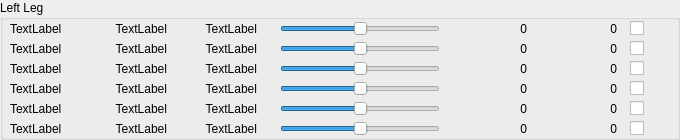
       <widget class="QGroupBox" name="groupBox_5">
        <property name="geometry">
         <rect>
          <x>20</x>
          <y>380</y>
          <width>680</width>
          <height>140</height>
         </rect>
        </property>
        <property name="title">
         <string>Left Leg</string>
        </property>
        <widget class="QLabel" name="jstate_8">
         <property name="geometry">
          <rect>
           <x>100</x>
           <y>20</y>
           <width>67</width>
           <height>17</height>
          </rect>
         </property>
         <property name="text">
          <string>TextLabel</string>
         </property>
         <property name="alignment">
          <set>Qt::AlignRight|Qt::AlignTrailing|Qt::AlignVCenter</set>
         </property>
        </widget>
        <widget class="QSlider" name="jslider_8">
         <property name="geometry">
          <rect>
           <x>280</x>
           <y>20</y>
           <width>160</width>
           <height>17</height>
          </rect>
         </property>
         <property name="minimum">
          <number>-314</number>
         </property>
         <property name="maximum">
          <number>314</number>
         </property>
         <property name="orientation">
          <enum>Qt::Horizontal</enum>
         </property>
        </widget>
        <widget class="QLabel" name="jmax_14">
         <property name="geometry">
          <rect>
           <x>550</x>
           <y>80</y>
           <width>67</width>
           <height>17</height>
          </rect>
         </property>
         <property name="text">
          <string>0</string>
         </property>
         <property name="alignment">
          <set>Qt::AlignRight|Qt::AlignTrailing|Qt::AlignVCenter</set>
         </property>
        </widget>
        <widget class="QLabel" name="jrawstate_18">
         <property name="geometry">
          <rect>
           <x>190</x>
           <y>120</y>
           <width>67</width>
           <height>17</height>
          </rect>
         </property>
         <property name="text">
          <string>TextLabel</string>
         </property>
         <property name="alignment">
          <set>Qt::AlignRight|Qt::AlignTrailing|Qt::AlignVCenter</set>
         </property>
        </widget>
        <widget class="QLabel" name="jmax_16">
         <property name="geometry">
          <rect>
           <x>550</x>
           <y>100</y>
           <width>67</width>
           <height>17</height>
          </rect>
         </property>
         <property name="text">
          <string>0</string>
         </property>
         <property name="alignment">
          <set>Qt::AlignRight|Qt::AlignTrailing|Qt::AlignVCenter</set>
         </property>
        </widget>
        <widget class="QLabel" name="jmin_14">
         <property name="geometry">
          <rect>
           <x>460</x>
           <y>80</y>
           <width>67</width>
           <height>17</height>
          </rect>
         </property>
         <property name="text">
          <string>0</string>
         </property>
         <property name="alignment">
          <set>Qt::AlignRight|Qt::AlignTrailing|Qt::AlignVCenter</set>
         </property>
        </widget>
        <widget class="QLabel" name="jname_16">
         <property name="geometry">
          <rect>
           <x>10</x>
           <y>100</y>
           <width>67</width>
           <height>17</height>
          </rect>
         </property>
         <property name="text">
          <string>TextLabel</string>
         </property>
         <property name="alignment">
          <set>Qt::AlignJustify|Qt::AlignVCenter</set>
         </property>
        </widget>
        <widget class="QLabel" name="jmax_8">
         <property name="geometry">
          <rect>
           <x>550</x>
           <y>20</y>
           <width>67</width>
           <height>17</height>
          </rect>
         </property>
         <property name="text">
          <string>0</string>
         </property>
         <property name="alignment">
          <set>Qt::AlignRight|Qt::AlignTrailing|Qt::AlignVCenter</set>
         </property>
        </widget>
        <widget class="QLabel" name="jname_8">
         <property name="geometry">
          <rect>
           <x>10</x>
           <y>20</y>
           <width>67</width>
           <height>17</height>
          </rect>
         </property>
         <property name="text">
          <string>TextLabel</string>
         </property>
         <property name="alignment">
          <set>Qt::AlignJustify|Qt::AlignVCenter</set>
         </property>
        </widget>
        <widget class="QLabel" name="jstate_12">
         <property name="geometry">
          <rect>
           <x>100</x>
           <y>60</y>
           <width>67</width>
           <height>17</height>
          </rect>
         </property>
         <property name="text">
          <string>TextLabel</string>
         </property>
         <property name="alignment">
          <set>Qt::AlignRight|Qt::AlignTrailing|Qt::AlignVCenter</set>
         </property>
        </widget>
        <widget class="QLabel" name="jrawstate_10">
         <property name="geometry">
          <rect>
           <x>190</x>
           <y>40</y>
           <width>67</width>
           <height>17</height>
          </rect>
         </property>
         <property name="text">
          <string>TextLabel</string>
         </property>
         <property name="alignment">
          <set>Qt::AlignRight|Qt::AlignTrailing|Qt::AlignVCenter</set>
         </property>
        </widget>
        <widget class="QLabel" name="jmax_10">
         <property name="geometry">
          <rect>
           <x>550</x>
           <y>40</y>
           <width>67</width>
           <height>17</height>
          </rect>
         </property>
         <property name="text">
          <string>0</string>
         </property>
         <property name="alignment">
          <set>Qt::AlignRight|Qt::AlignTrailing|Qt::AlignVCenter</set>
         </property>
        </widget>
        <widget class="QLabel" name="jmin_18">
         <property name="geometry">
          <rect>
           <x>460</x>
           <y>120</y>
           <width>67</width>
           <height>17</height>
          </rect>
         </property>
         <property name="text">
          <string>0</string>
         </property>
         <property name="alignment">
          <set>Qt::AlignRight|Qt::AlignTrailing|Qt::AlignVCenter</set>
         </property>
        </widget>
        <widget class="QLabel" name="jrawstate_8">
         <property name="geometry">
          <rect>
           <x>190</x>
           <y>20</y>
           <width>67</width>
           <height>17</height>
          </rect>
         </property>
         <property name="text">
          <string>TextLabel</string>
         </property>
         <property name="alignment">
          <set>Qt::AlignRight|Qt::AlignTrailing|Qt::AlignVCenter</set>
         </property>
        </widget>
        <widget class="QLabel" name="jmin_10">
         <property name="geometry">
          <rect>
           <x>460</x>
           <y>40</y>
           <width>67</width>
           <height>17</height>
          </rect>
         </property>
         <property name="text">
          <string>0</string>
         </property>
         <property name="alignment">
          <set>Qt::AlignRight|Qt::AlignTrailing|Qt::AlignVCenter</set>
         </property>
        </widget>
        <widget class="QLabel" name="jrawstate_16">
         <property name="geometry">
          <rect>
           <x>190</x>
           <y>100</y>
           <width>67</width>
           <height>17</height>
          </rect>
         </property>
         <property name="text">
          <string>TextLabel</string>
         </property>
         <property name="alignment">
          <set>Qt::AlignRight|Qt::AlignTrailing|Qt::AlignVCenter</set>
         </property>
        </widget>
        <widget class="QLabel" name="jrawstate_12">
         <property name="geometry">
          <rect>
           <x>190</x>
           <y>60</y>
           <width>67</width>
           <height>17</height>
          </rect>
         </property>
         <property name="text">
          <string>TextLabel</string>
         </property>
         <property name="alignment">
          <set>Qt::AlignRight|Qt::AlignTrailing|Qt::AlignVCenter</set>
         </property>
        </widget>
        <widget class="QLabel" name="jmin_12">
         <property name="geometry">
          <rect>
           <x>460</x>
           <y>60</y>
           <width>67</width>
           <height>17</height>
          </rect>
         </property>
         <property name="text">
          <string>0</string>
         </property>
         <property name="alignment">
          <set>Qt::AlignRight|Qt::AlignTrailing|Qt::AlignVCenter</set>
         </property>
        </widget>
        <widget class="QLabel" name="jstate_18">
         <property name="geometry">
          <rect>
           <x>100</x>
           <y>120</y>
           <width>67</width>
           <height>17</height>
          </rect>
         </property>
         <property name="text">
          <string>TextLabel</string>
         </property>
         <property name="alignment">
          <set>Qt::AlignRight|Qt::AlignTrailing|Qt::AlignVCenter</set>
         </property>
        </widget>
        <widget class="QLabel" name="jmin_16">
         <property name="geometry">
          <rect>
           <x>460</x>
           <y>100</y>
           <width>67</width>
           <height>17</height>
          </rect>
         </property>
         <property name="text">
          <string>0</string>
         </property>
         <property name="alignment">
          <set>Qt::AlignRight|Qt::AlignTrailing|Qt::AlignVCenter</set>
         </property>
        </widget>
        <widget class="QLabel" name="jrawstate_14">
         <property name="geometry">
          <rect>
           <x>190</x>
           <y>80</y>
           <width>67</width>
           <height>17</height>
          </rect>
         </property>
         <property name="text">
          <string>TextLabel</string>
         </property>
         <property name="alignment">
          <set>Qt::AlignRight|Qt::AlignTrailing|Qt::AlignVCenter</set>
         </property>
        </widget>
        <widget class="QSlider" name="jslider_12">
         <property name="geometry">
          <rect>
           <x>280</x>
           <y>60</y>
           <width>160</width>
           <height>17</height>
          </rect>
         </property>
         <property name="minimum">
          <number>-314</number>
         </property>
         <property name="maximum">
          <number>314</number>
         </property>
         <property name="orientation">
          <enum>Qt::Horizontal</enum>
         </property>
        </widget>
        <widget class="QLabel" name="jmin_8">
         <property name="geometry">
          <rect>
           <x>460</x>
           <y>20</y>
           <width>67</width>
           <height>17</height>
          </rect>
         </property>
         <property name="text">
          <string>0</string>
         </property>
         <property name="alignment">
          <set>Qt::AlignRight|Qt::AlignTrailing|Qt::AlignVCenter</set>
         </property>
        </widget>
        <widget class="QLabel" name="jname_18">
         <property name="geometry">
          <rect>
           <x>10</x>
           <y>120</y>
           <width>67</width>
           <height>17</height>
          </rect>
         </property>
         <property name="text">
          <string>TextLabel</string>
         </property>
         <property name="alignment">
          <set>Qt::AlignJustify|Qt::AlignVCenter</set>
         </property>
        </widget>
        <widget class="QLabel" name="jstate_16">
         <property name="geometry">
          <rect>
           <x>100</x>
           <y>100</y>
           <width>67</width>
           <height>17</height>
          </rect>
         </property>
         <property name="text">
          <string>TextLabel</string>
         </property>
         <property name="alignment">
          <set>Qt::AlignRight|Qt::AlignTrailing|Qt::AlignVCenter</set>
         </property>
        </widget>
        <widget class="QSlider" name="jslider_18">
         <property name="geometry">
          <rect>
           <x>280</x>
           <y>120</y>
           <width>160</width>
           <height>17</height>
          </rect>
         </property>
         <property name="minimum">
          <number>-314</number>
         </property>
         <property name="maximum">
          <number>314</number>
         </property>
         <property name="orientation">
          <enum>Qt::Horizontal</enum>
         </property>
        </widget>
        <widget class="QSlider" name="jslider_14">
         <property name="geometry">
          <rect>
           <x>280</x>
           <y>80</y>
           <width>160</width>
           <height>17</height>
          </rect>
         </property>
         <property name="minimum">
          <number>-314</number>
         </property>
         <property name="maximum">
          <number>314</number>
         </property>
         <property name="orientation">
          <enum>Qt::Horizontal</enum>
         </property>
        </widget>
        <widget class="QLabel" name="jmax_12">
         <property name="geometry">
          <rect>
           <x>550</x>
           <y>60</y>
           <width>67</width>
           <height>17</height>
          </rect>
         </property>
         <property name="text">
          <string>0</string>
         </property>
         <property name="alignment">
          <set>Qt::AlignRight|Qt::AlignTrailing|Qt::AlignVCenter</set>
         </property>
        </widget>
        <widget class="QSlider" name="jslider_10">
         <property name="geometry">
          <rect>
           <x>280</x>
           <y>40</y>
           <width>160</width>
           <height>17</height>
          </rect>
         </property>
         <property name="minimum">
          <number>-314</number>
         </property>
         <property name="maximum">
          <number>314</number>
         </property>
         <property name="orientation">
          <enum>Qt::Horizontal</enum>
         </property>
        </widget>
        <widget class="QLabel" name="jname_14">
         <property name="geometry">
          <rect>
           <x>10</x>
           <y>80</y>
           <width>67</width>
           <height>17</height>
          </rect>
         </property>
         <property name="text">
          <string>TextLabel</string>
         </property>
         <property name="alignment">
          <set>Qt::AlignJustify|Qt::AlignVCenter</set>
         </property>
        </widget>
        <widget class="QLabel" name="jname_10">
         <property name="geometry">
          <rect>
           <x>10</x>
           <y>40</y>
           <width>67</width>
           <height>17</height>
          </rect>
         </property>
         <property name="text">
          <string>TextLabel</string>
         </property>
         <property name="alignment">
          <set>Qt::AlignJustify|Qt::AlignVCenter</set>
         </property>
        </widget>
        <widget class="QSlider" name="jslider_16">
         <property name="geometry">
          <rect>
           <x>280</x>
           <y>100</y>
           <width>160</width>
           <height>17</height>
          </rect>
         </property>
         <property name="minimum">
          <number>-314</number>
         </property>
         <property name="maximum">
          <number>314</number>
         </property>
         <property name="orientation">
          <enum>Qt::Horizontal</enum>
         </property>
        </widget>
        <widget class="QLabel" name="jname_12">
         <property name="geometry">
          <rect>
           <x>10</x>
           <y>60</y>
           <width>67</width>
           <height>17</height>
          </rect>
         </property>
         <property name="text">
          <string>TextLabel</string>
         </property>
         <property name="alignment">
          <set>Qt::AlignJustify|Qt::AlignVCenter</set>
         </property>
        </widget>
        <widget class="QLabel" name="jstate_10">
         <property name="geometry">
          <rect>
           <x>100</x>
           <y>40</y>
           <width>67</width>
           <height>17</height>
          </rect>
         </property>
         <property name="text">
          <string>TextLabel</string>
         </property>
         <property name="alignment">
          <set>Qt::AlignRight|Qt::AlignTrailing|Qt::AlignVCenter</set>
         </property>
        </widget>
        <widget class="QLabel" name="jmax_18">
         <property name="geometry">
          <rect>
           <x>550</x>
           <y>120</y>
           <width>67</width>
           <height>17</height>
          </rect>
         </property>
         <property name="text">
          <string>0</string>
         </property>
         <property name="alignment">
          <set>Qt::AlignRight|Qt::AlignTrailing|Qt::AlignVCenter</set>
         </property>
        </widget>
        <widget class="QLabel" name="jstate_14">
         <property name="geometry">
          <rect>
           <x>100</x>
           <y>80</y>
           <width>67</width>
           <height>17</height>
          </rect>
         </property>
         <property name="text">
          <string>TextLabel</string>
         </property>
         <property name="alignment">
          <set>Qt::AlignRight|Qt::AlignTrailing|Qt::AlignVCenter</set>
         </property>
        </widget>
        <widget class="QCheckBox" name="torque_8">
         <property name="geometry">
          <rect>
           <x>630</x>
           <y>20</y>
           <width>31</width>
           <height>17</height>
          </rect>
         </property>
         <property name="text">
          <string/>
         </property>
        </widget>
        <widget class="QCheckBox" name="torque_10">
         <property name="geometry">
          <rect>
           <x>630</x>
           <y>40</y>
           <width>31</width>
           <height>17</height>
          </rect>
         </property>
         <property name="text">
          <string/>
         </property>
        </widget>
        <widget class="QCheckBox" name="torque_12">
         <property name="geometry">
          <rect>
           <x>630</x>
           <y>60</y>
           <width>31</width>
           <height>17</height>
          </rect>
         </property>
         <property name="text">
          <string/>
         </property>
        </widget>
        <widget class="QCheckBox" name="torque_14">
         <property name="geometry">
          <rect>
           <x>630</x>
           <y>80</y>
           <width>31</width>
           <height>17</height>
          </rect>
         </property>
         <property name="text">
          <string/>
         </property>
        </widget>
        <widget class="QCheckBox" name="torque_16">
         <property name="geometry">
          <rect>
           <x>630</x>
           <y>100</y>
           <width>31</width>
           <height>17</height>
          </rect>
         </property>
         <property name="text">
          <string/>
         </property>
        </widget>
        <widget class="QCheckBox" name="torque_18">
         <property name="geometry">
          <rect>
           <x>630</x>
           <y>120</y>
           <width>31</width>
           <height>17</height>
          </rect>
         </property>
         <property name="text">
          <string/>
         </property>
        </widget>
       </widget>
